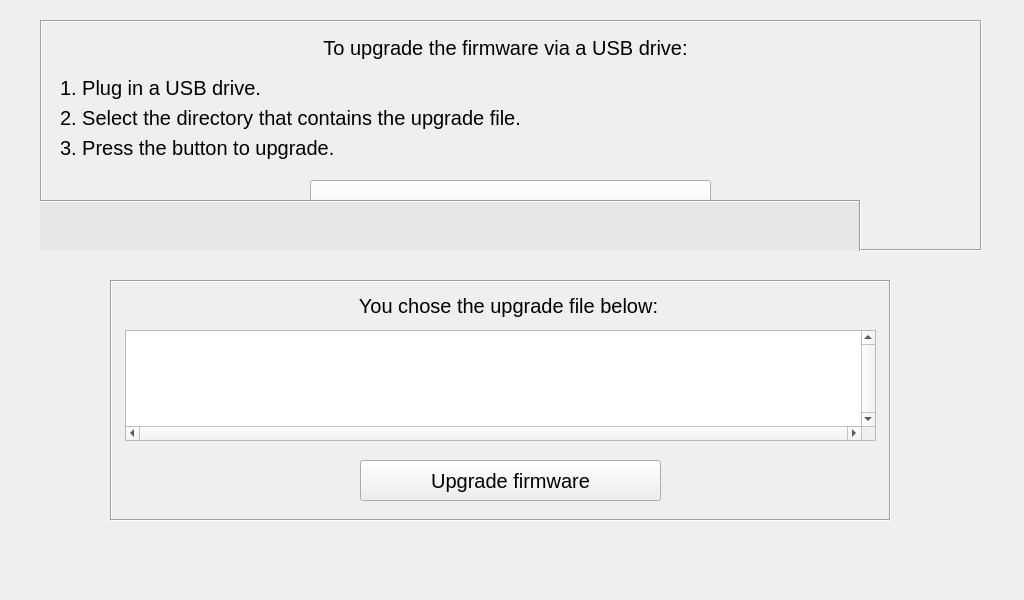
<?xml version="1.0" encoding="UTF-8"?>
<ui version="4.0">
 <class>superUpgradeFirmwareViaUSB</class>
 <widget class="QWidget" name="superUpgradeFirmwareViaUSB">
  <property name="geometry">
   <rect>
    <x>0</x>
    <y>0</y>
    <width>1024</width>
    <height>600</height>
   </rect>
  </property>
  <property name="font">
   <font>
    <pointsize>22</pointsize>
   </font>
  </property>
  <property name="windowTitle">
   <string>Form</string>
  </property>
  <widget class="QFrame" name="gbInstructions">
   <property name="geometry">
    <rect>
     <x>40</x>
     <y>20</y>
     <width>942</width>
     <height>231</height>
    </rect>
   </property>
   <property name="frameShape">
    <enum>QFrame::Box</enum>
   </property>
   <property name="frameShadow">
    <enum>QFrame::Sunken</enum>
   </property>
   <widget class="QLabel" name="label_3">
    <property name="geometry">
     <rect>
      <x>20</x>
      <y>10</y>
      <width>891</width>
      <height>36</height>
     </rect>
    </property>
    <property name="font">
     <font>
      <pointsize>15</pointsize>
     </font>
    </property>
    <property name="text">
     <string>To upgrade the firmware via a USB drive:</string>
    </property>
    <property name="alignment">
     <set>Qt::AlignCenter</set>
    </property>
   </widget>
   <widget class="QLabel" name="label">
    <property name="geometry">
     <rect>
      <x>20</x>
      <y>50</y>
      <width>891</width>
      <height>36</height>
     </rect>
    </property>
    <property name="font">
     <font>
      <pointsize>15</pointsize>
     </font>
    </property>
    <property name="text">
     <string>1. Plug in a USB drive.</string>
    </property>
   </widget>
   <widget class="QLabel" name="label_2">
    <property name="geometry">
     <rect>
      <x>20</x>
      <y>80</y>
      <width>931</width>
      <height>36</height>
     </rect>
    </property>
    <property name="font">
     <font>
      <pointsize>15</pointsize>
     </font>
    </property>
    <property name="text">
     <string>2. Select the directory that contains the upgrade file.</string>
    </property>
   </widget>
   <widget class="QLabel" name="label_4">
    <property name="geometry">
     <rect>
      <x>20</x>
      <y>110</y>
      <width>921</width>
      <height>36</height>
     </rect>
    </property>
    <property name="font">
     <font>
      <pointsize>15</pointsize>
     </font>
    </property>
    <property name="text">
     <string>3. Press the button to upgrade.</string>
    </property>
   </widget>
   <widget class="QPushButton" name="butChoose">
    <property name="geometry">
     <rect>
      <x>270</x>
      <y>160</y>
      <width>401</width>
      <height>61</height>
     </rect>
    </property>
    <property name="minimumSize">
     <size>
      <width>1</width>
      <height>1</height>
     </size>
    </property>
    <property name="maximumSize">
     <size>
      <width>1000</width>
      <height>1000</height>
     </size>
    </property>
    <property name="font">
     <font>
      <pointsize>15</pointsize>
     </font>
    </property>
    <property name="text">
     <string>Choose Upgrade Firmware File</string>
    </property>
   </widget>
   <widget class="QFrame" name="gbNotice">
    <property name="geometry">
     <rect>
      <x>-10</x>
      <y>180</y>
      <width>831</width>
      <height>541</height>
     </rect>
    </property>
    <property name="font">
     <font>
      <pointsize>15</pointsize>
     </font>
    </property>
    <property name="styleSheet">
     <string notr="true">QWidget#gbNotice{
	background-color: rgb(231, 231, 231);
}</string>
    </property>
    <property name="frameShape">
     <enum>QFrame::Box</enum>
    </property>
    <property name="frameShadow">
     <enum>QFrame::Sunken</enum>
    </property>
    <widget class="QLabel" name="label_6">
     <property name="geometry">
      <rect>
       <x>118</x>
       <y>131</y>
       <width>601</width>
       <height>91</height>
      </rect>
     </property>
     <property name="font">
      <font>
       <pointsize>19</pointsize>
      </font>
     </property>
     <property name="text">
      <string>Nothing new to install.</string>
     </property>
     <property name="alignment">
      <set>Qt::AlignCenter</set>
     </property>
    </widget>
    <widget class="QPushButton" name="butOK">
     <property name="geometry">
      <rect>
       <x>304</x>
       <y>240</y>
       <width>231</width>
       <height>61</height>
      </rect>
     </property>
     <property name="font">
      <font>
       <pointsize>15</pointsize>
      </font>
     </property>
     <property name="text">
      <string>OK</string>
     </property>
    </widget>
   </widget>
  </widget>
  <widget class="QFrame" name="gbChoice">
   <property name="geometry">
    <rect>
     <x>110</x>
     <y>280</y>
     <width>781</width>
     <height>241</height>
    </rect>
   </property>
   <property name="styleSheet">
    <string notr="true">QFrame{ border-color: rgb(0, 0, 0);
border-width: 3px;
}</string>
   </property>
   <property name="frameShape">
    <enum>QFrame::Box</enum>
   </property>
   <property name="frameShadow">
    <enum>QFrame::Sunken</enum>
   </property>
   <widget class="QPushButton" name="butUpgrade">
    <property name="geometry">
     <rect>
      <x>250</x>
      <y>180</y>
      <width>301</width>
      <height>41</height>
     </rect>
    </property>
    <property name="sizePolicy">
     <sizepolicy hsizetype="Fixed" vsizetype="Fixed">
      <horstretch>0</horstretch>
      <verstretch>0</verstretch>
     </sizepolicy>
    </property>
    <property name="minimumSize">
     <size>
      <width>301</width>
      <height>41</height>
     </size>
    </property>
    <property name="maximumSize">
     <size>
      <width>301</width>
      <height>41</height>
     </size>
    </property>
    <property name="sizeIncrement">
     <size>
      <width>301</width>
      <height>41</height>
     </size>
    </property>
    <property name="font">
     <font>
      <pointsize>15</pointsize>
     </font>
    </property>
    <property name="text">
     <string>Upgrade firmware</string>
    </property>
   </widget>
   <widget class="QLabel" name="label_5">
    <property name="geometry">
     <rect>
      <x>48</x>
      <y>10</y>
      <width>701</width>
      <height>31</height>
     </rect>
    </property>
    <property name="font">
     <font>
      <pointsize>15</pointsize>
     </font>
    </property>
    <property name="text">
     <string>You chose the upgrade file below:</string>
    </property>
    <property name="alignment">
     <set>Qt::AlignCenter</set>
    </property>
   </widget>
   <widget class="QListWidget" name="lwFileChoice">
    <property name="geometry">
     <rect>
      <x>15</x>
      <y>50</y>
      <width>751</width>
      <height>111</height>
     </rect>
    </property>
    <property name="font">
     <font>
      <pointsize>12</pointsize>
     </font>
    </property>
    <property name="toolTip">
     <string notr="true"/>
    </property>
    <property name="statusTip">
     <string notr="true"/>
    </property>
    <property name="verticalScrollBarPolicy">
     <enum>Qt::ScrollBarAlwaysOn</enum>
    </property>
    <property name="horizontalScrollBarPolicy">
     <enum>Qt::ScrollBarAlwaysOn</enum>
    </property>
    <property name="editTriggers">
     <set>QAbstractItemView::NoEditTriggers</set>
    </property>
    <property name="showDropIndicator" stdset="0">
     <bool>false</bool>
    </property>
    <property name="verticalScrollMode">
     <enum>QAbstractItemView::ScrollPerPixel</enum>
    </property>
    <property name="horizontalScrollMode">
     <enum>QAbstractItemView::ScrollPerPixel</enum>
    </property>
   </widget>
  </widget>
 </widget>
 <resources/>
 <connections/>
</ui>
